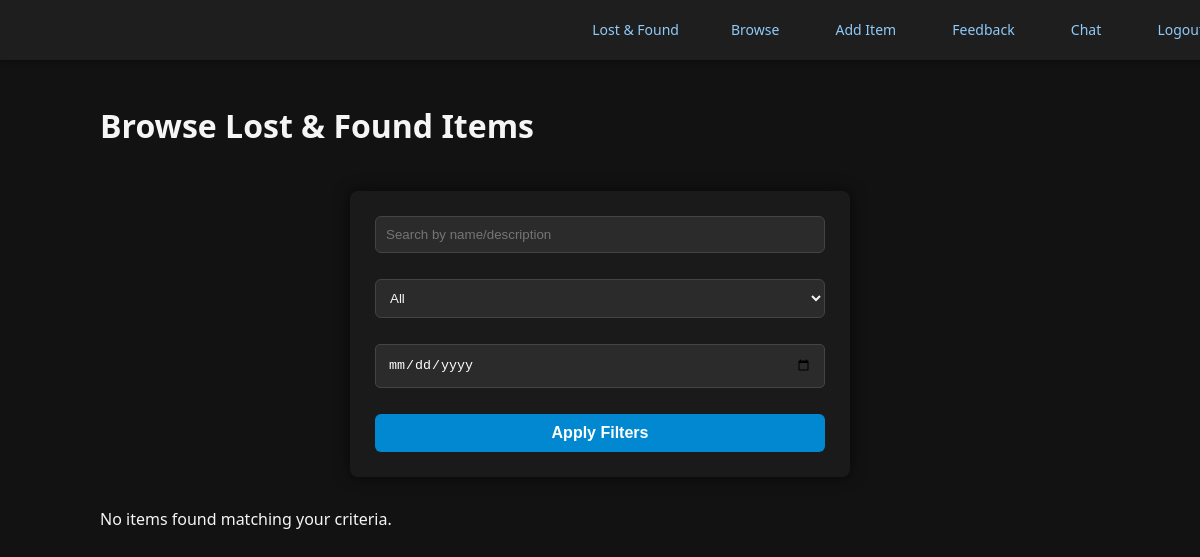
/browse (signed in), run on an earlier commit of the app's database.
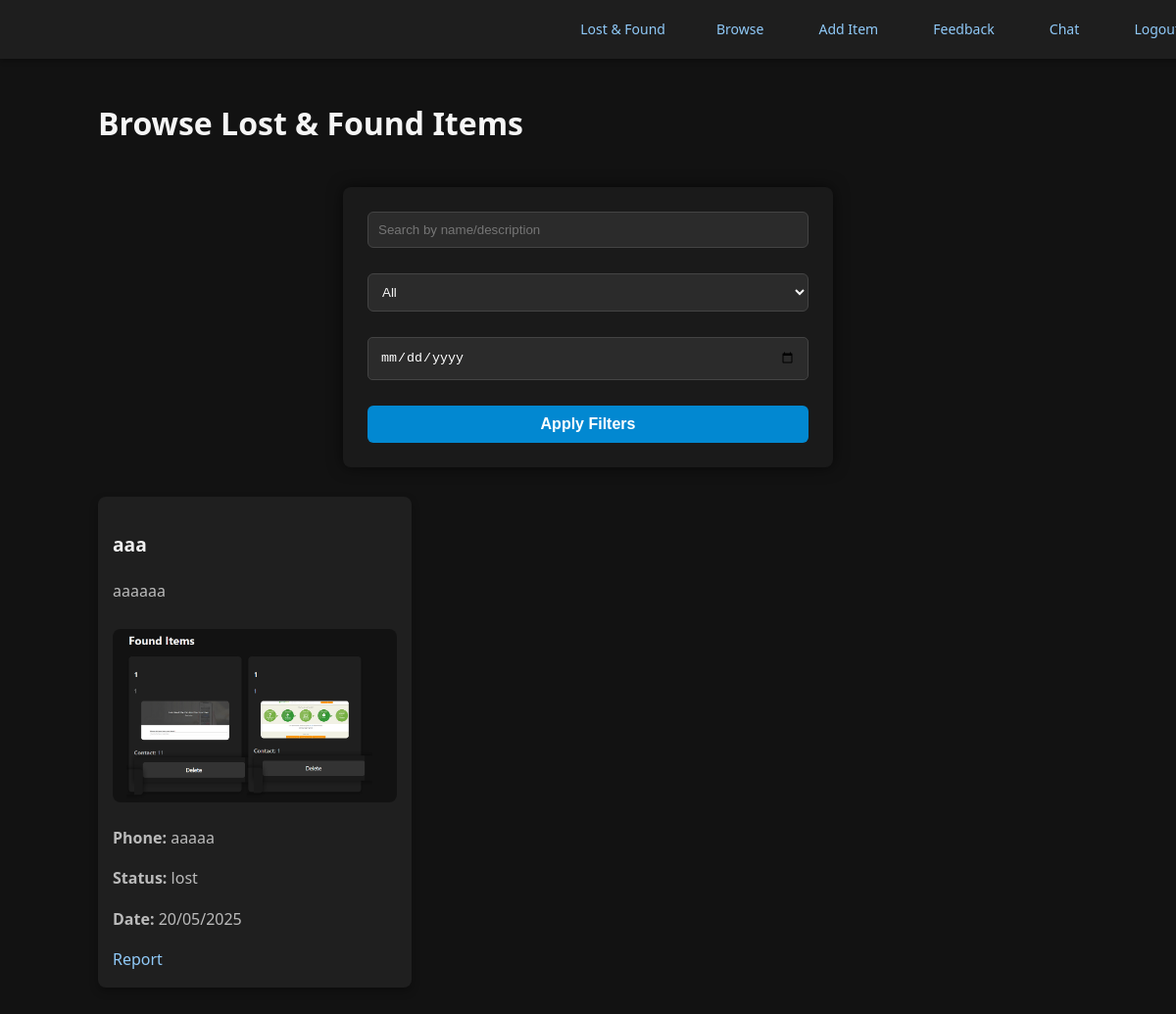
And on a later commit of the database.
### app.py (models this page shows)
class LostItem(db.Model):
    id = db.Column(db.Integer, primary_key=True)
    name = db.Column(db.String(150), nullable=False)
    description = db.Column(db.String(500), nullable=False)
    phone = db.Column(db.String(20), nullable=False)
    photo = db.Column(db.String(200), nullable=True)
    date_reported = db.Column(db.DateTime, default=datetime.utcnow)
    status = db.Column(db.String(50), default='lost')
    user_id = db.Column(db.Integer, db.ForeignKey('user.id'), nullable=False)
    reports = db.relationship('Report', backref='item', lazy=True, cascade="all, delete-orphan")

### app.py (the view, shortened to what this page needs)
    @app.route('/browse')
    @login_required
    def browse():
        search = request.args.get('search', '').strip()
        status = request.args.get('status', 'all')
        date_str = request.args.get('date')
        query = LostItem.query.order_by(LostItem.date_reported.desc())
        if search:
            query = query.filter(
                (LostItem.name.ilike(f'%{search}%')) |
                (LostItem.description.ilike(f'%{search}%'))
            )
        if status != 'all':
            query = query.filter_by(status=status)
        items = query.all()
        return render_template('browse.html', items=items)

### app.py (called while the page is built)
@login_manager.user_loader
def load_user(user_id):
    return User.query.get(int(user_id))

### templates/browse.html (shortened to what this page needs)
{% extends "base.html" %}
{% block content %}
<div class="container">
    <h1>Browse Lost & Found Items</h1>
    <form method="get" class="filter-form">
        <input type="text" name="search" placeholder="Search by name/description" value="{{ request.args.get('search', '') }}">
        <select name="status">
            <option value="all" {% if request.args.get('status') == 'all' %}selected{% endif %}>All</option>
        </select>
        <input type="date" name="date" value="{{ request.args.get('date', '') }}">
        <button type="submit">Apply Filters</button>
    </form>
    {% if items %}
        <div class="items-list">
            {% for item in items %}
                <div class="item-card">
                    <h3>{{ item.name }}</h3>
                    <p>{{ item.description }}</p>
                    {% if item.photo %}
                        <div class="item-photo">
                            <img src="{{ url_for('static', filename='uploads/' + item.photo) }}" alt="Item Photo" class="item-img">
                        </div>
                    {% endif %}
                    <p><strong>Phone:</strong> {{ item.phone }}</p>
                    <p><strong>Status:</strong> {{ item.status }}</p>
                    <p><strong>Date:</strong> {{ item.date_reported.strftime('%d/%m/%Y') }}</p>
                    <a href="{{ url_for('report_item', item_id=item.id) }}" class="btn btn-danger">Report</a>
                </div>
            {% endfor %}
        </div>
    {% else %}
        <p>No items found matching your criteria.</p>
    {% endif %}
</div>
{% endblock %}

What changed in the data, as far as the page shows it:
added LostItem: name "aaa", description "aaaaaa", photo (picture), phone "aaaaa", status "lost", date_reported "20/05/2025"
Also different on the page:
text no longer shown: "No items found matching your criteria."
